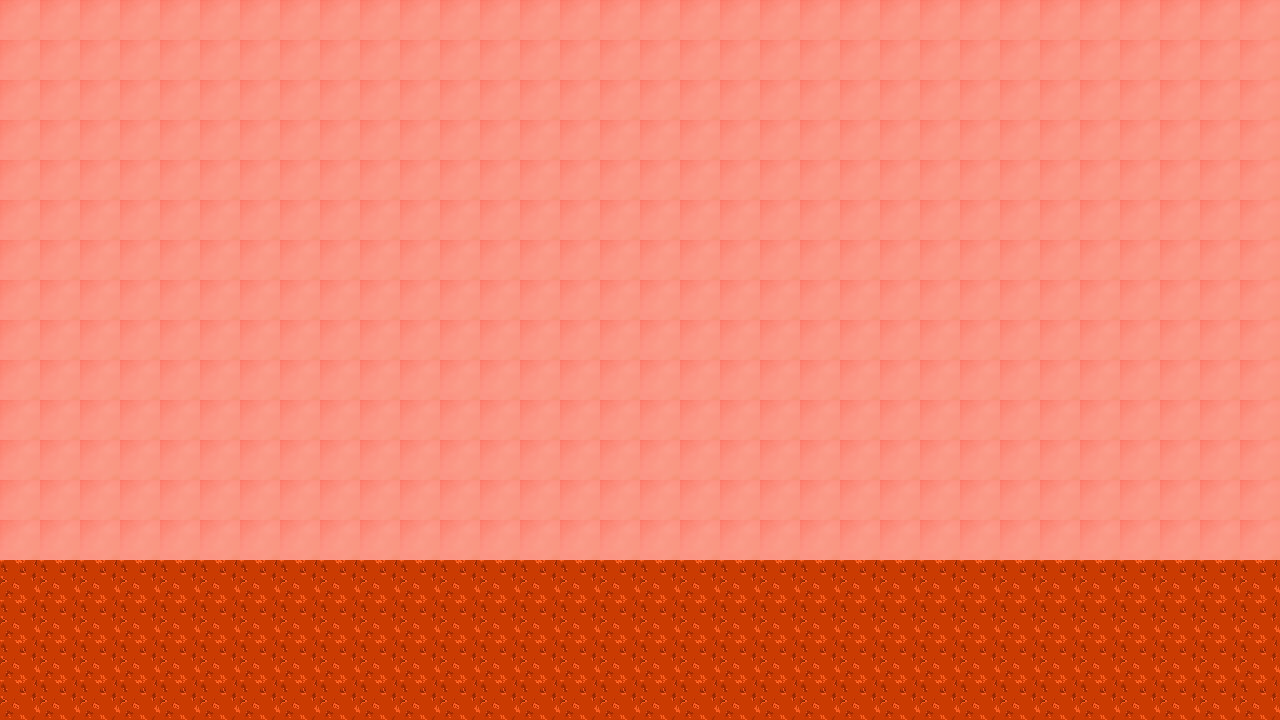

Tiled map render using the project's own tile images. Description and the map definition, with tile-layer contents summarised, below:
An orthogonal 32x18 tile map with 40x40 px tiles, 2 tile layers (sky, stone), 2 tilesets and 1 object.

<map version="1.0" orientation="orthogonal" renderorder="right-down" width="32" height="18" tilewidth="40" tileheight="40" nextobjectid="3">
 <tileset firstgid="1" name="stone" tilewidth="40" tileheight="40">
  <image source="stone.png" width="40" height="40" />
 </tileset>
 <tileset firstgid="2" name="sky" tilewidth="40" tileheight="40">
  <image source="sky.png" width="40" height="40" />
 </tileset>
 <layer name="sky" width="32" height="18">
  <data>[576 cells, 544 non-empty, 1 distinct tile ids]</data>
 </layer>
 <layer name="stone" width="32" height="18">
  <data>[576 cells, 128 non-empty, 1 distinct tile ids]</data>
 </layer>
 <objectgroup name="floor">
  <object id="2" x="0.333333" y="560" width="1284.33" height="166.333" />
 </objectgroup>
</map>